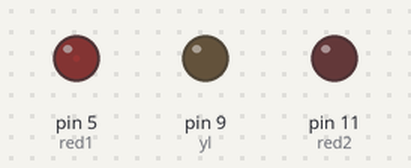
A sketch run on a simulated Arduino Uno, built with avr-gcc and run on an emulated ATmega328P. Shown: output pins drawn as LEDs (lit = HIGH).

Above: at 0.15 s.
At 9.75 s:
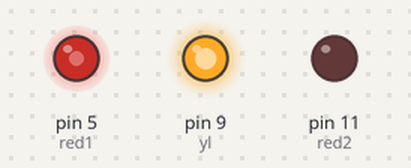
At 19.35 s:
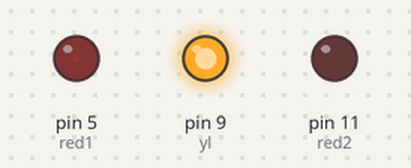
At 39.76 s:
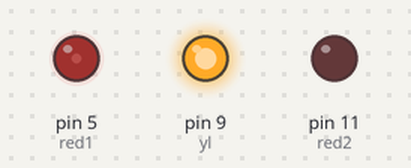
Timing chart, 0 to 40.0 s (numbered marks = the images above):
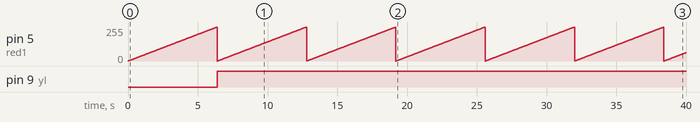

The sketch:

ch2_PHASE_EXAMPLE_-_DAVID_GARRETT.ino
```cpp
// Three LEDs blink one after another
// David Garrett
//

int but = 0; // button
int red1 = 5; // first red led
int yl = 9; // yellow led
int red2 = 11; // second red led

void setup() {
  // put your setup code here, to run once:
  pinMode(red1, OUTPUT);
  pinMode(yl, OUTPUT);
  pinMode(red2, OUTPUT);
  pinMode(but, INPUT);

}

void loop() {
  // put your main code here, to run r
  epeatedly:

  for(int i = 0; i <=255; i++) {
    analogWrite(red1, i);
    delay(25);
  }
  digitalWrite(yl, HIGH);


}
```

Measured:
- by itself, pin 5 (red1): ramps from 0/255 to 255/255 and jumps back, once every 6.4 s
- by itself, pin 9 (yl): LOW → HIGH at 6.4 s
